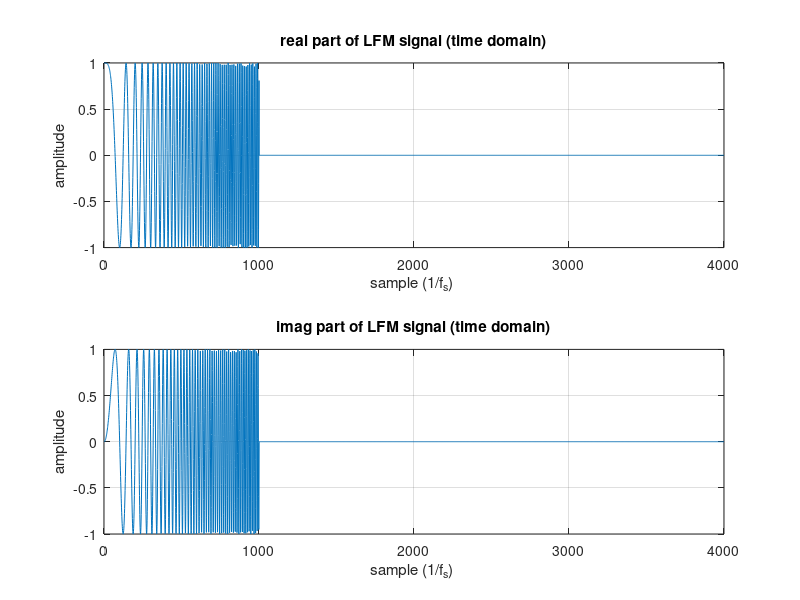
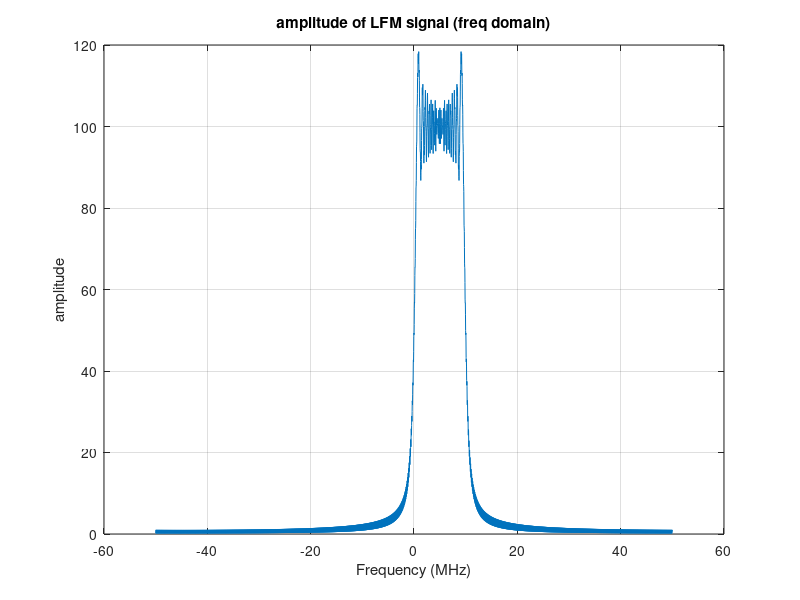
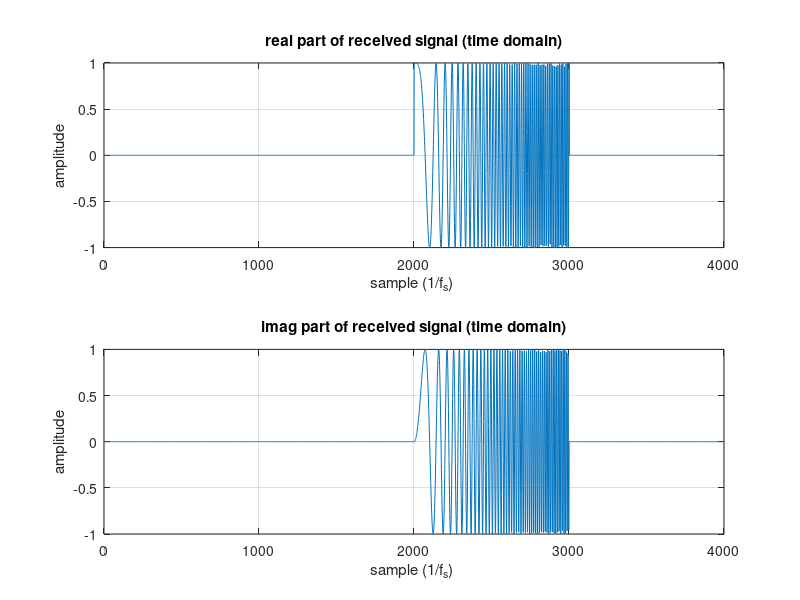
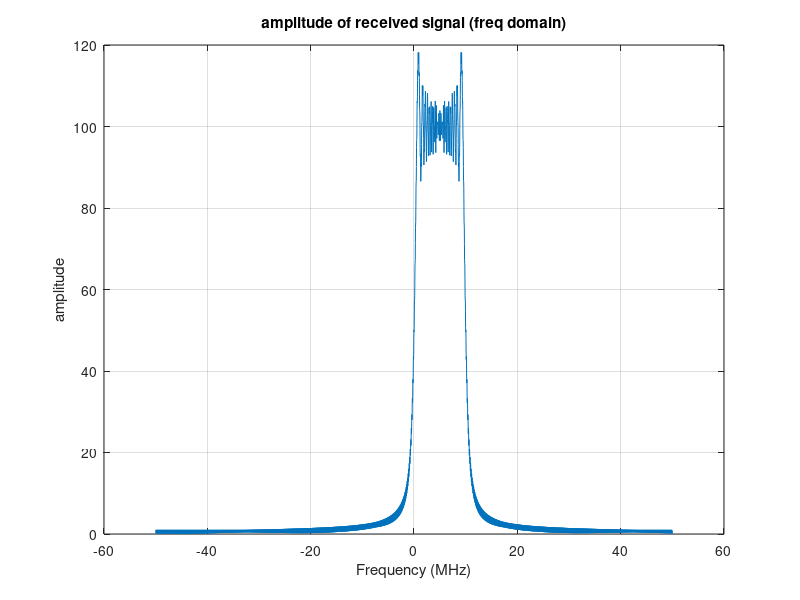

Reproduce these figures in MATLAB, in order.
% clc
close all
clear all
%% para
f_c = 10e9;
dur = 10e-6;
bw  = 10e6;
f_s = 100e6;
tar = 3000;
R_max=6000;
c=3e8;
%% waveform
t=0:1/f_s:(R_max*2/c-1/f_s);
k=bw/dur;
s_ref=rectpuls(t/dur/2).*exp(1j*pi*k*t.*t);%.*exp(-1j*2*pi*f_c*t);
%% 
figure;
subplot(211)
plot(real(s_ref))
xlabel('sample (1/f_s) ')
ylabel('amplitude')
title('real part of LFM signal (time domain)')
grid on
subplot(212)
plot(imag(s_ref))
xlabel('sample (1/f_s) ')
ylabel('amplitude')
title('imag part of LFM signal (time domain)')
grid on
figure;
plot((t-max(t)/2)/2e-5*50,abs(abs(fftshift(fft(s_ref)))))
xlabel('Frequency (MHz)')
ylabel('amplitude')
title('amplitude of LFM signal (freq domain)')
grid on
%%
delay = tar*2/c;
% s_recv = rectpuls((t-delay*1.125)/dur*2).*exp(1j*2*pi*k*(t-delay).*(t-delay)).*exp(-1j*2*pi*f_c*delay);
s_recv = rectpuls((t-delay*1.25)/dur).*exp(1j*pi*k*(t-delay).*(t-delay)).*exp(-1j*2*pi*f_c*delay);
% cor=xcorr(s_recv,s_ref);
% figure;plot(10*log(abs(cor)))
figure;
subplot(211)
plot(real(s_recv))
xlabel('sample (1/f_s) ')
ylabel('amplitude')
title('real part of received signal (time domain)')
grid on
subplot(212)
plot(imag(s_recv))
xlabel('sample (1/f_s) ')
ylabel('amplitude')
title('imag part of received signal (time domain)')
grid on
figure;
plot((t-max(t)/2)/2e-5*50,abs(abs(fftshift(fft(s_recv)))))
xlabel('Frequency (MHz)')
ylabel('amplitude')
title('amplitude of received signal (freq domain)')
grid on

%%
s_ref_f=fft(s_ref);
s_recv_f=fft(s_recv);
corr=conj(s_ref_f).*s_recv_f;
corr_t=ifft(corr);
corr_t=corr_t/max(corr_t);
% figure;plot(abs(corr))
figure;
plot(20*log10(abs(corr_t)))
xlabel('sample (1/f_s) ')
ylabel('magnitude (dB)')
title('magnitude of filtered signal')
grid on
[~,index]=max(abs(corr_t));
axis([index-100 index+100 -50 0])
hold on;
plot(20*log10(abs(sqrt(0.5)*ones(1,numel(t)))))
plot(20*log10(abs(2/3/pi*ones(1,numel(t)))))